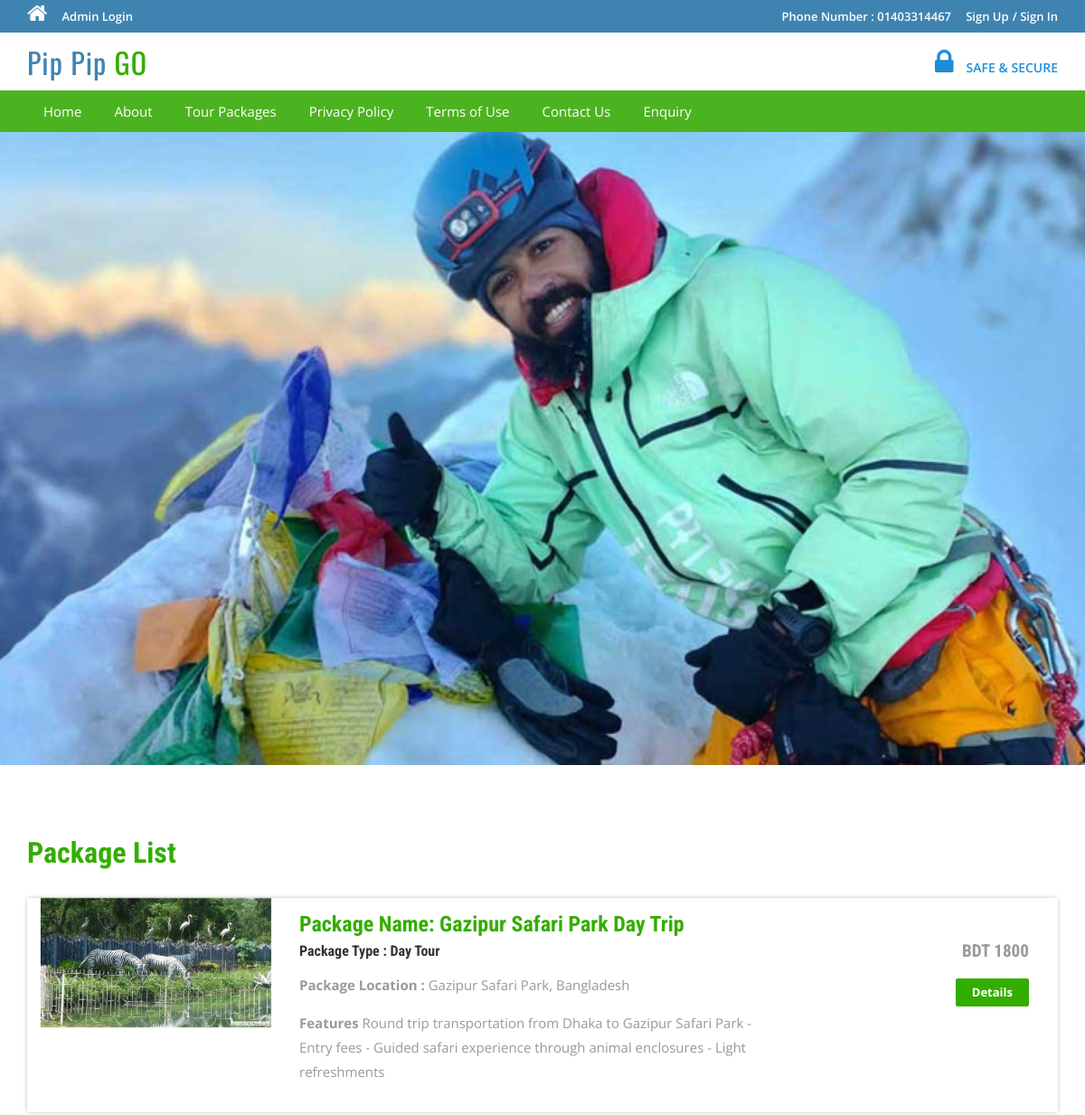
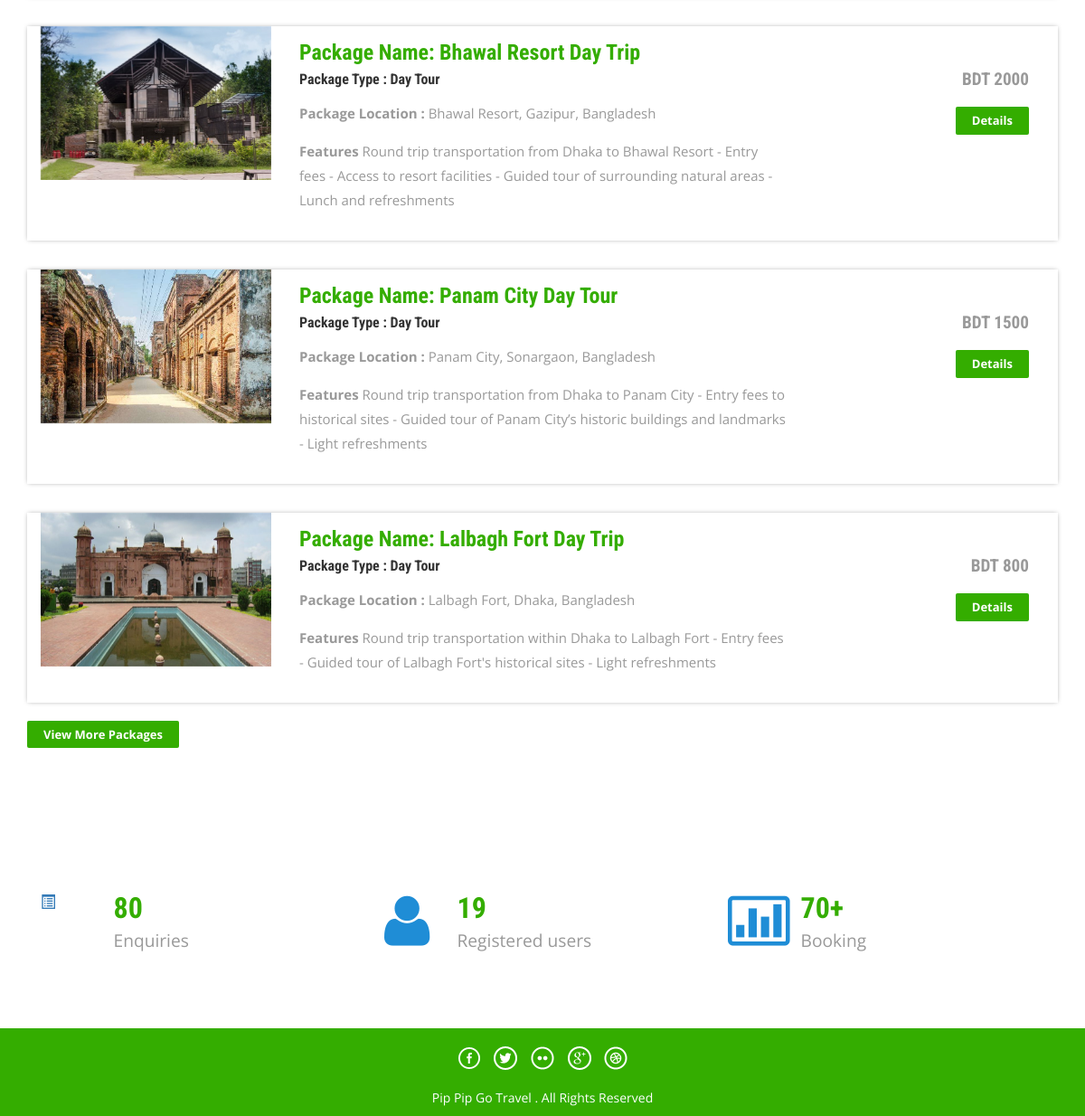
The page / on the database its author committed (2 pictures, top to bottom).
### tables this page shows
CREATE TABLE `tbltourpackages` (
  `PackageId` int(11) NOT NULL,
  `PackageName` varchar(200) DEFAULT NULL,
  `PackageType` varchar(150) DEFAULT NULL,
  `PackageLocation` varchar(100) DEFAULT NULL,
  `PackagePrice` int(11) DEFAULT NULL,
  `PackageFetures` varchar(255) DEFAULT NULL,
  `PackageDetails` mediumtext DEFAULT NULL,
  `PackageImage` varchar(100) DEFAULT NULL,
  `Creationdate` timestamp NULL DEFAULT current_timestamp(),
  `UpdationDate` timestamp NULL DEFAULT NULL ON UPDATE current_timestamp()
);

### index.php (the view, shortened to what this page needs)
<?php
include('includes/config.php');
?>
<!DOCTYPE HTML>
<html>
<head>
<link href="css/bootstrap.css" rel='stylesheet' type='text/css' />
<link href="css/style.css" rel='stylesheet' type='text/css' />
<link href="css/font-awesome.css" rel="stylesheet">
<link href="css/animate.css" rel="stylesheet" type="text/css" media="all">
</head>
<body>
<?php include('includes/header.php');?>
<div class="banner">
</div>
<div class="container">
	<div class="holiday">
	<h3>Package List</h3>
<?php $sql = "SELECT * from tbltourpackages order by rand() limit 4";
$query = $dbh->prepare($sql);
$query->execute();
$results=$query->fetchAll(PDO::FETCH_OBJ);
if($query->rowCount() > 0)
{
foreach($results as $result)
{	?>
			<div class="rom-btm">
				<div class="col-md-3 room-left wow fadeInLeft animated" data-wow-delay=".5s">
					<img src="admin/pacakgeimages/<?php echo htmlentities($result->PackageImage);?>" class="img-responsive" alt="">
				</div>
				<div class="col-md-6 room-midle wow fadeInUp animated" data-wow-delay=".5s">
					<h4>Package Name: <?php echo htmlentities($result->PackageName);?></h4>
					<h6>Package Type : <?php echo htmlentities($result->PackageType);?></h6>
					<p><b>Package Location :</b> <?php echo htmlentities($result->PackageLocation);?></p>
					<p><b>Features</b> <?php echo htmlentities($result->PackageFetures);?></p>
				</div>
				<div class="col-md-3 room-right wow fadeInRight animated" data-wow-delay=".5s">
					<h5>BDT <?php echo htmlentities($result->PackagePrice);?></h5>
					<a href="package-details.php?pkgid=<?php echo htmlentities($result->PackageId);?>" class="view">Details</a>
				</div>
				<div class="clearfix"></div>
			</div>
<?php }} ?>
<div><a href="package-list.php" class="view">View More Packages</a></div>
</div>
	</div>
<div class="routes">
	<div class="container">
		<div class="col-md-4 routes-left wow fadeInRight animated" data-wow-delay=".5s">
			<div class="rou-left">
				<a href="#"><i class="glyphicon glyphicon-list-alt"></i></a>
			</div>
			<div class="rou-rgt wow fadeInDown animated" data-wow-delay=".5s">
				<h3>80</h3>
				<p>Enquiries</p>
			</div>
				<div class="clearfix"></div>
		</div>
		<div class="col-md-4 routes-left">
			<div class="rou-left">
				<a href="#"><i class="fa fa-user"></i></a>
			</div>
			<div class="rou-rgt">
				<h3>19</h3>
				<p>Registered users</p>
			</div>
				<div class="clearfix"></div>
		</div>
		<div class="col-md-4 routes-left wow fadeInRight animated" data-wow-delay=".5s">
			<div class="rou-left">
				<a href="#"><i class="fa fa-ticket"></i></a>
			</div>
			<div class="rou-rgt">
				<h3>70+</h3>
				<p>Booking</p>
			</div>
				<div class="clearfix"></div>
		</div>
		<div class="clearfix"></div>
	</div>
</div>
<?php include('includes/footer.php');?>
</body>
</html>

### css/style.css (style rules this page uses)
html, body { font-size: 100%; background: #fff; font-family: 'Open Sans', sans-serif; }
body a,.grid_1,plan_1,plan_1.one,plan_1.two,i.icon1, i.icon2, i.icon3, i.icon4, i.icon5, i.icon6 { transition:0.5s all; -webkit-transition:0.5s all; -moz-transition:0.5s all; -o-transition:0.5s all; -ms-transition:0.5s all; }
h1,h2,h3,h4,h5,h6 { margin:0; font-family: 'Roboto Condensed', sans-serif; }
p { margin:0; }
.banner { background: url(../images/baborali.jpg)no-repeat; background-size: cover; -webkit-background-size: cover; -o-background-size: cover; -ms-background-size: cover; -moz-background-size: cover; min-height: 700px; }
.routes { padding: 5em 0; }
.rou-left { float: left; width: 23%; }
.rou-rgt { float: left; width: 70%; }
i.fa.fa-truck,i.fa.fa-user,i.fa.fa-ticket { font-size: 4em; color:#1f8dd6; }
.routes h3 { font-size: 2em; font-weight: 700; color: #34ad00; }
.routes p { font-size: 1.2em; color: #999; line-height: 1.8em; }
.holiday { padding: 5em 0; }
.holiday h3 { font-size: 2em; font-weight: 700; color: #34ad00; }
.holiday p { font-size: 1.2em; line-height: 1.8em; margin: 1em 0; color: #999; }
a.view { padding: 6px 18px; font-weight: 700; color: #fff; background-color: #34ad00; border: 0; font-size: 13px; border-radius: 2px; -webkit-transition: all .2s; -moz-transition: all .2s; transition: all .2s; margin-top: 20px; display: inline-block; }
.rom-btm { margin-top: 2em; box-shadow: 0px 0px 5px -1px rgba(0, 0, 0, 0.37); }
.rom-btm h4 { font-size: 1.5em; font-weight: 700; color: #34ad00; }
.rom-btm p { font-size: 15px; color: #999; }
.rom-btm h6 { font-size: 1em; font-weight: 700; margin: 0.5em 0; }
.room-right { text-align: right; padding: 3em 2em; }
.room-midle { padding: 1em; }
.rom-btm h5 { font-size: 1.2em; font-weight: 700; color: #999; }
.glyphicon { position: relative; top: 1px; display: inline-block; font-family: 'Glyphicons Halflings'; font-style: normal; font-weight: normal; line-height: 1; -webkit-font-smoothing: antialiased; -moz-osx-font-smoothing: grayscale; }

### rows shown on the page
tbltourpackages: PackageImage (picture), PackageName "Gazipur Safari Park Day Trip", PackageType "Day Tour", PackageLocation "Gazipur Safari Park, Bangladesh", PackageFetures "Round trip transportation from Dhaka to Gazipur Safari Park - Entry fees - Guided safari experience through animal enclosures - Light refreshments", PackagePrice "1800"
tbltourpackages: PackageImage (picture), PackageName "Bhawal Resort Day Trip", PackageType "Day Tour", PackageLocation "Bhawal Resort, Gazipur, Bangladesh", PackageFetures "Round trip transportation from Dhaka to Bhawal Resort - Entry fees - Access to resort facilities - Guided tour of surrounding natural areas - Lunch and refreshments", PackagePrice "2000"
tbltourpackages: PackageImage (picture), PackageName "Panam City Day Tour", PackageType "Day Tour", PackageLocation "Panam City, Sonargaon, Bangladesh", PackageFetures "Round trip transportation from Dhaka to Panam City - Entry fees to historical sites - Guided tour of Panam City’s historic buildings and landmarks - Light refreshments", PackagePrice "1500"
tbltourpackages: PackageImage (picture), PackageName "Lalbagh Fort Day Trip", PackageType "Day Tour", PackageLocation "Lalbagh Fort, Dhaka, Bangladesh", PackageFetures "Round trip transportation within Dhaka to Lalbagh Fort - Entry fees - Guided tour of Lalbagh Fort's historical sites - Light refreshments", PackagePrice "800"
